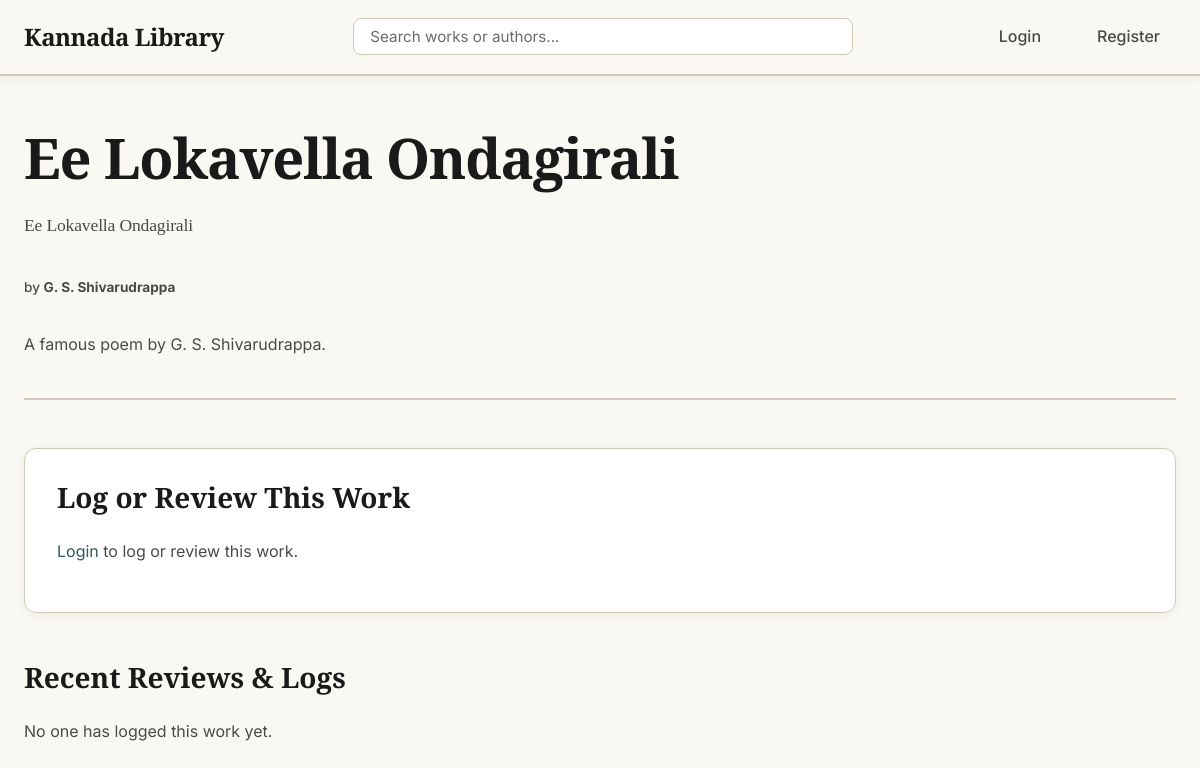
/work/46, run on the app's committed database.
### tables this page shows
CREATE TABLE Work (
    work_id INTEGER PRIMARY KEY AUTOINCREMENT,
    author_id INTEGER NOT NULL,
    title_kannada TEXT NOT NULL,
    title_english TEXT NOT NULL,
    synopsis TEXT,
    cover_image_url TEXT, -- e.g., 'kanooru_heggadithi.jpg'
    type TEXT, -- 'Novel', 'Poetry', 'Play'
    FOREIGN KEY (author_id) REFERENCES Author (author_id)
);

CREATE TABLE Author (
    author_id INTEGER PRIMARY KEY AUTOINCREMENT,
    name_kannada TEXT NOT NULL,
    name_english TEXT NOT NULL,
    biography TEXT,
    image_url TEXT, -- e.g., 'kuvempu.jpg'
    era TEXT
);

### app.py (the view, shortened to what this page needs)
@app.route('/work/<int:work_id>', methods=['GET', 'POST'])
def work_details(work_id):
    db = get_db()
    work = db.execute('''
        SELECT
            Work.*,
            Author.name_kannada as author_kannada,
            Author.name_english as author_english,
            Author.image_url as author_image_url
        FROM Work
        JOIN Author ON Work.author_id = Author.author_id
        WHERE Work.work_id = ?
    ''', (work_id,)).fetchone()
    if work is None:
        abort(404)
    reviews = db.execute('''
        SELECT Review.*, User.username
        FROM Review
        JOIN User ON Review.user_id = User.user_id
        WHERE Review.work_id = ?
        ORDER BY Review.date_logged DESC
    ''', (work_id,)).fetchall()
    form = ReviewForm()
    user_review = None
    if current_user.is_authenticated:
        user_review = db.execute(
            'SELECT * FROM Review WHERE user_id = ? AND work_id = ?',
            (current_user.id, work_id)
        ).fetchone()
    return render_template('work_details.html', work=work, reviews=reviews, form=form, user_review=user_review)

### app.py
class ReviewForm(FlaskForm):
    rating = IntegerField('Rating (1-5)', validators=[DataRequired(), NumberRange(min=1, max=5)])
    review_text = TextAreaField('Review (Optional)', validators=[Length(max=5000)])
    date_read = DateField('Date Read', format='%Y-%m-%d', default=datetime.date.today, validators=[DataRequired()])
    submit = SubmitField('Log Book')

### app.py (called while the page is built)
def get_db():
    db = getattr(g, '_database', None)
    if db is None:
        db = g._database = sqlite3.connect(DATABASE)
        db.row_factory = sqlite3.Row
    return db

@app.teardown_appcontext
def close_connection(exception):
    db = getattr(g, '_database', None)
    if db is not None:
        db.close()

### templates/work_details.html (shortened to what this page needs)
{% extends "layout.html" %}
{% block content %}
    <div class="work-header">
        <h1>{{ work.title_kannada }}</h1>
        <h2>{{ work.title_english }}</h2>
        <p class="work-author">by <strong>{{ work.author_english }}</strong></p>
        {% if work.synopsis %}
            <p>{{ work.synopsis }}</p>
        {% endif %}
    </div>
    <div class="review-section">
        <h3>Log or Review This Work</h3>
        {% if current_user.is_authenticated %}
            <form method="POST" action="" class="auth-form">
                {{ form.hidden_tag() }}
                <div class="form-group">
                    {{ form.rating.label(class="form-label") }}
                    {{ form.rating(class="form-input", min="1", max="5", placeholder="1-5") }}
                    {% if form.rating.errors %}
                        <ul class="errors">
                            {% for error in form.rating.errors %}
                                <li>{{ error }}</li>
                            {% endfor %}
                        </ul>
                    {% endif %}
                </div>
                <div class="form-group">
                    {{ form.date_read.label(class="form-label") }}
                    {{ form.date_read(class="form-input", type="date") }}
                    {% if form.date_read.errors %}
                        <ul class="errors">
                            {% for error in form.date_read.errors %}
                                <li>{{ error }}</li>
                            {% endfor %}
                        </ul>
                    {% endif %}
                </div>
                <div class="form-group">
                    {{ form.review_text.label(class="form-label") }}
                    {{ form.review_text(class="form-input", rows=5, placeholder="Share your thoughts...") }}
                    {% if form.review_text.errors %}
                        <ul class="errors">
                            {% for error in form.review_text.errors %}
                                <li>{{ error }}</li>
                            {% endfor %}
                        </ul>
                    {% endif %}
                </div>
                <div class="form-group">
                    {{ form.submit(class="btn btn-primary") }}
                </div>
            </form>
        {% else %}
            <p><a href="{{ url_for('login') }}">Login</a> to log or review this work.</p>
        {% endif %}
    </div>
    <div class="reviews-list">
        <h3>Recent Reviews & Logs</h3>
        {% if reviews %}
            {% for review in reviews %}
                <article class="review-card">
                    <p>
                        <strong>{{ review.username }}</strong> read on {{ review.date_read }}
                        <span class="rating">★ {{ review.rating }}/5</span>
                    </p>
                    {% if review.review_text %}
                        <p class="review-text">{{ review.review_text }}</p>
                    {% endif %}
                </article>
            {% endfor %}
        {% else %}
            <p>No one has logged this work yet.</p>
        {% endif %}
    </div>
{% endblock %}

### static/style.css (style rules this page uses)
:root { --bg-primary: #faf8f3; --bg-secondary: #f5f2eb; --bg-tertiary: #f0ede5; --bg-card: #ffffff; --bg-hover: #f8f6f0; --text-primary: #1a1a1a; --text-secondary: #4a4a4a; --text-muted: #6b6b6b; --accent-primary: #2d5a5f; --accent-secondary: #3d6b7a; --accent-tertiary: #4a7c8a; --accent-hover: #1f4a4f; --highlight: #d4a574; --highlight-light: #e8c9a0; --highlight-dark: #b8935a; --border-color: #d4c9b8; --shadow-sm: 0 2px 8px rgba(45, 90, 95, 0.08); --shadow-md: 0 4px 16px rgba(45, 90, 95, 0.12); --shadow-lg: 0 8px 32px rgba(45, 90, 95, 0.15); --shadow-glow: 0 0 20px rgba(212, 165, 116, 0.2); --spacing-xs: 0.5rem; --spacing-sm: 1rem; --spacing-md: 1.5rem; --spacing-lg: 2rem; --spacing-xl: 3rem; --spacing-2xl: 4rem; --font-primary: 'Inter', -apple-system, BlinkMacSystemFont, 'Segoe UI', sans-serif; --font-display: 'Playfair Display', Georgia, serif; --transition-fast: 150ms ease; --transition-base: 250ms ease; --transition-slow: 350ms ease; --radius-sm: 4px; --radius-md: 8px; --radius-lg: 12px; --radius-xl: 16px; }
* { margin: 0; padding: 0; box-sizing: border-box; }
html { font-size: 16px; scroll-behavior: smooth; color-scheme: light; }
body { font-family: var(--font-primary); background-color: var(--bg-primary) !important; background-image: radial-gradient(circle at 1px 1px, rgba(212, 165, 116, 0.03) 1px, transparent 0); background-size: 20px 20px; color: var(--text-primary) !important; line-height: 1.6; -webkit-font-smoothing: antialiased; -moz-osx-font-smoothing: grayscale; min-height: 100vh; }
h1, h2, h3, h4, h5, h6 { font-family: var(--font-display); font-weight: 700; line-height: 1.2; color: var(--text-primary); margin-bottom: var(--spacing-md); }
h1 { font-size: clamp(2rem, 5vw, 3.5rem); letter-spacing: -0.02em; }
h2 { font-size: clamp(1.5rem, 4vw, 2.5rem); letter-spacing: -0.01em; }
h3 { font-size: clamp(1.25rem, 3vw, 1.75rem); }
p { margin-bottom: var(--spacing-sm); color: var(--text-secondary); }
a { color: var(--accent-primary); text-decoration: none; transition: color var(--transition-fast); }
.film-year, .work-author { font-size: 0.85rem; color: var(--text-secondary); margin-top: auto; font-weight: 500; }
.main-header, .work-header, .profile-header, .author-header { margin-bottom: var(--spacing-xl); padding-bottom: var(--spacing-md); border-bottom: 2px solid var(--border-color); }
.main-header h1, .work-header h1, .profile-header h1, .author-header h1 { margin-bottom: var(--spacing-xs); }
.work-header h2, .author-header .author-era { color: var(--text-secondary); font-size: 1.1rem; font-weight: 400; margin-bottom: var(--spacing-md); }
.work-header { display: flex; flex-direction: column; gap: var(--spacing-sm); }
.work-header p { color: var(--text-secondary); line-height: 1.7; max-width: 800px; }
.review-section { background-color: var(--bg-card); padding: var(--spacing-lg); border-radius: var(--radius-lg); margin-bottom: var(--spacing-xl); border: 1px solid var(--border-color); box-shadow: var(--shadow-sm); }
.review-section h3 { margin-bottom: var(--spacing-md); color: var(--text-primary); }
.reviews-list, .profile-reviews-list { margin-top: var(--spacing-xl); }
.reviews-list h3, .profile-reviews-list h3 { margin-bottom: var(--spacing-md); }

### templates/layout.html (style rules this page uses)
html { color-scheme: light !important; }
body { background-color: #faf8f3 !important; color: #1a1a1a !important; }

### data on the page
Work: title_kannada "Ee Lokavella Ondagirali", title_english "Ee Lokavella Ondagirali", synopsis "A famous poem by G. S. Shivarudrappa."
Author: author_english "G. S. Shivarudrappa"
